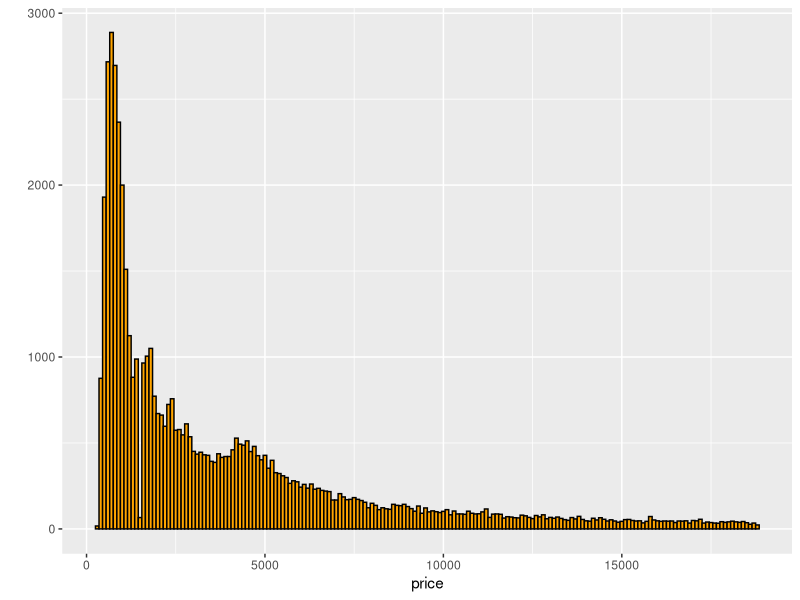
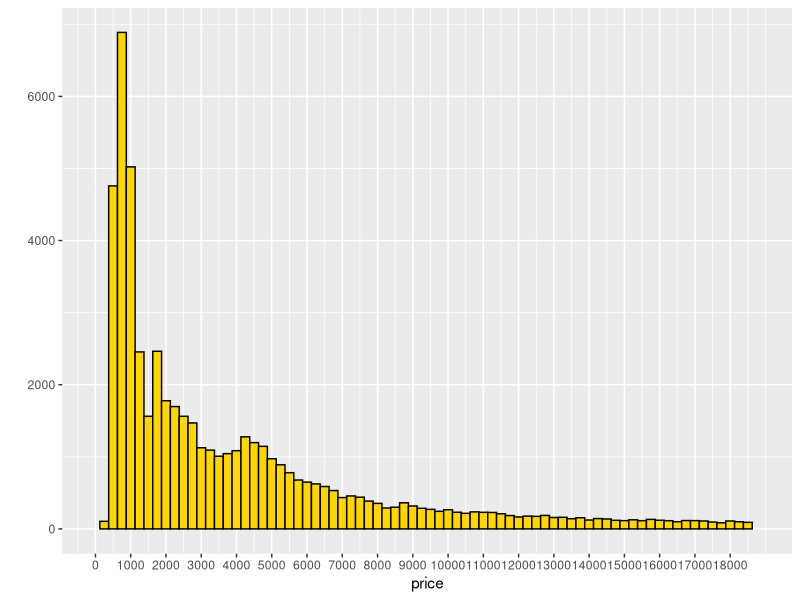
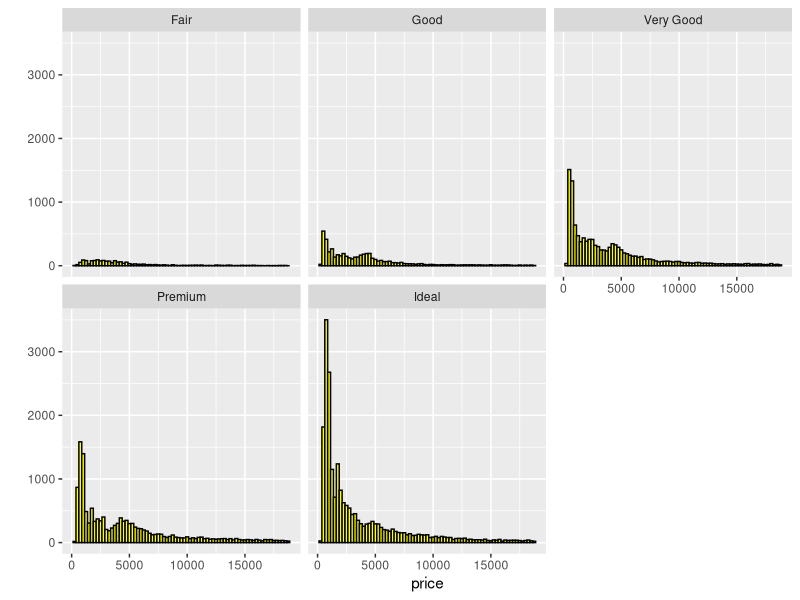
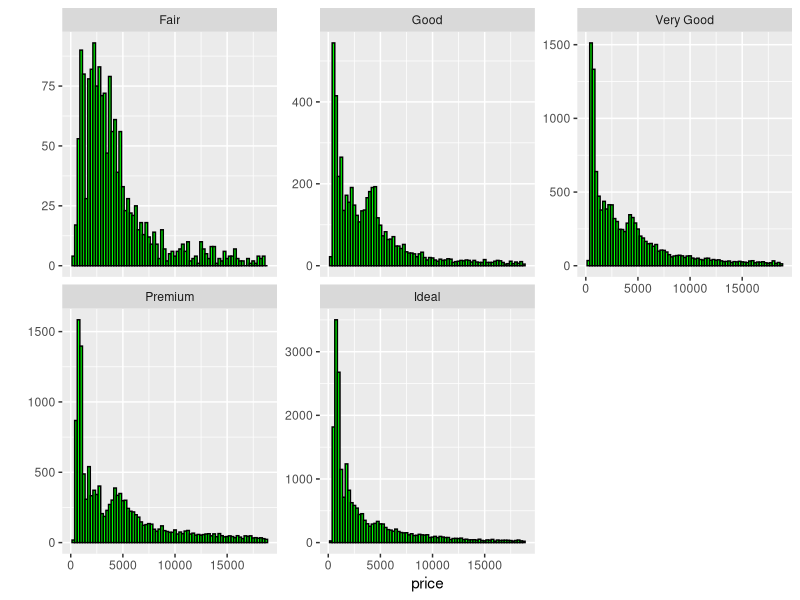
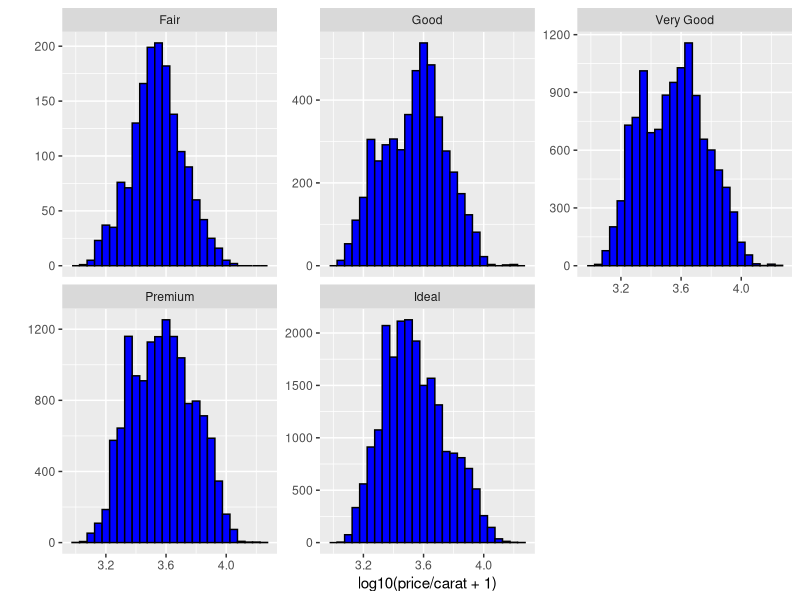
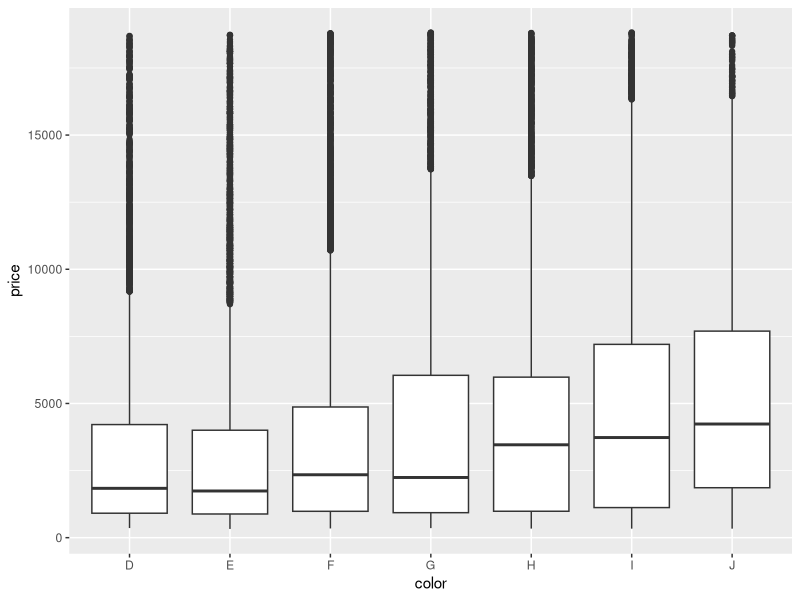
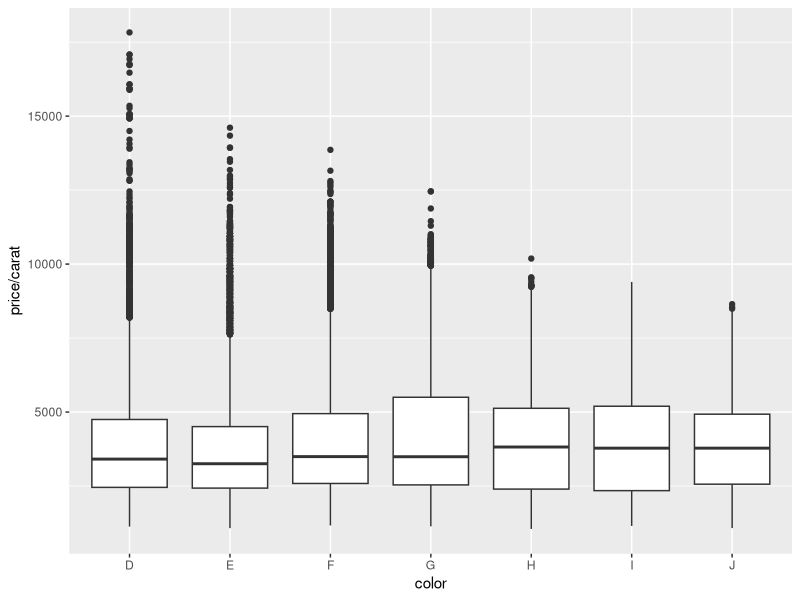
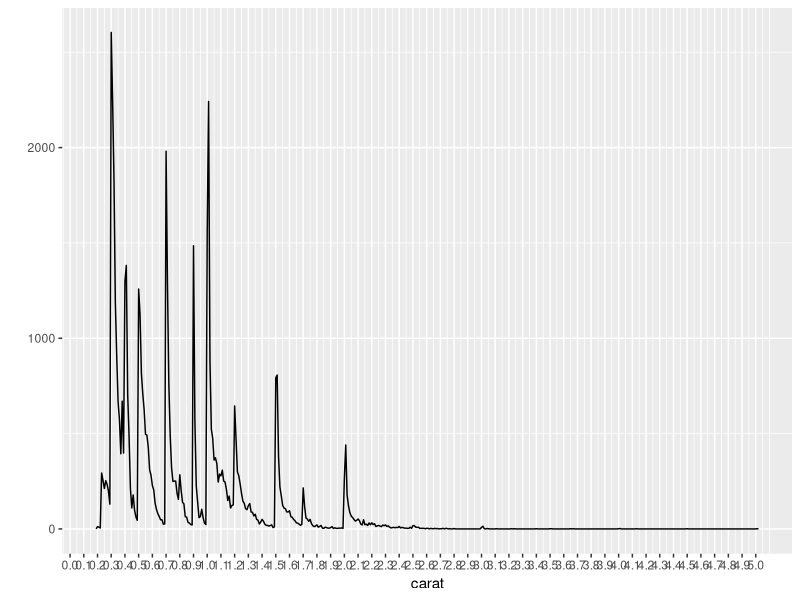

The R script that drew these images, in order:
#load ggplot 2 library - diamonds data set is part of this
library(ggplot2)
#load dplyr
library(dplyr)

#basic observations of diamonds
str(diamonds)
#number of observations: 53,940
#number of variables: 10
#number of ordered factors: 3
#best color: D

#create histogram of all diamonds in data set
qplot(x = price, data = diamonds, binwidth = 100, color = I("black"), fill = I("orange"))
ggsave("diamonds1-01.png")

#describe shape and centre of distribution
#right skewed distibution
#check summary to find mean, median, etc.
summary(diamonds$price)

#no of diamonds cost under $500
sum(diamonds$price < 500)
#no of diamonds cost under $250
sum(diamonds$price < 250)
#no of diamonds cost $15,000 or more
sum(diamonds$price >= 15000)

#alter price histogram
qplot(x = price, data = diamonds, binwidth = 250, color = I("black"), fill = I("gold")) +
  scale_x_continuous(limits = c(0, 18823), breaks = seq(0, 18823, 1000))
ggsave("diamonds1-02.png")

#cut histograms
qplot(x = price, data = diamonds, binwidth = 250, color = I("black"), fill = I("yellow")) +
  facet_wrap(~cut)
ggsave("diamonds1-03.png")

#cut summaries
summary(diamonds$cut == "Fair")
#highest price diamond: premium
filter(diamonds, price == max(diamonds$price))
#lowest price diamond: premium, ideal
filter(diamonds, price == min(diamonds$price))
#lowest median price: ideal
table(diamonds$cut)
  by(diamonds$price, diamonds$cut, summary)
  
#change histogram so y axis isn't fixed
qplot(x = price, data = diamonds, binwidth = 250, color = I("black"), fill = I("green")) +
  facet_wrap(~cut, scales = "free_y")
ggsave("diamonds1-04.png")

#price per carat
qplot(x = log10(price/carat + 1), data = diamonds, binwidth = 0.05, color = I("black"), fill = I("blue")) +
  facet_wrap(~cut, scales = "free_y")
ggsave("diamonds1-05.png")
  
#investigate price of diamonds using boxplots and numerical summaries
#compare price vs. color
qplot(x = color, y = price, data = diamonds, geom = "boxplot")
ggsave("diamonds1-06.png")

table(diamonds$color)
  by(diamonds$price, diamonds$color, summary)

#find IQR for color D and J - can also find from color summaries
IQR(diamonds$price[diamonds$color == "D"])
IQR(diamonds$price[diamonds$color == "J"])

#price per carat across different colors using a boxplot
qplot(x = color, y = price/carat, data = diamonds, geom = "boxplot")
ggsave("diamonds1-07.png")

#weight of diamonds using freq polygon
qplot(x = carat, data = subset(diamonds, !is.na(carat)), geom = "freqpoly", binwidth = 0.01) +
  scale_x_continuous(breaks = seq(0, 5, 0.1))
ggsave("diamonds1-08.png")

#carat size with count over 2000: 0.3, 1.01

#gapminder data set, create 2-5 plots, describe what is seen
#use data set on Corruption perception Index
cpi <- read.table("cpi.csv" , header = TRUE, sep = ",", quote = "\"", na.strings = "")
#plotting CPI index of 2008 vs 2009: high linear correlation of scores fromk 1 year to next
#indicates one year change is small
qplot(x = X2008, y = X2009, data = subset(cpi, !is.na(X2009)), 
      color = I("black"), fill = I("red"))
ggsave("diamonds1-09.png")
#plotting freq polygon, 2008 and 2009, most common score increased from 2 in 2008 to 2.5 in 2009
#indicates CPI score may be rising
qplot(x = X2008, data = subset(cpi, !is.na(X2008)), geom = "freqpoly", binwidth = .5) +
  scale_x_continuous(breaks = seq(0, 10, 1))
ggsave("diamonds1-10.png")
qplot(x = X2009, data = subset(cpi, !is.na(X2009)), geom = "freqpoly", binwidth = .5) +
  scale_x_continuous(breaks = seq(0, 10, 1))
ggsave("diamonds1-11.png")
#plotting box plots for 2008 and 2009, we see very little change, 
#but IQR looks to have dropped slightly from 2008 to 2009
qplot(1, X2008, data = subset(cpi, !is.na(X2008)), geom = "boxplot", 
      xlab = "2008", ylab = "CPI Score") +
  scale_x_continuous(breaks = seq(0, 1, 1))
ggsave("diamonds1-12.png")
qplot(1, X2009, data = subset(cpi, !is.na(X2009)), geom = "boxplot", 
      xlab = "2009", ylab = "CPI Score") +
  scale_x_continuous(breaks = seq(0, 1, 1))
ggsave("diamonds1-13.png")

#ggsave doesn't work with grid.arrange!

#facebook friends birthday analysis - skipped final step. 
#This was a 2 hour exercise and have spent significantly more than 2 hours so far

  